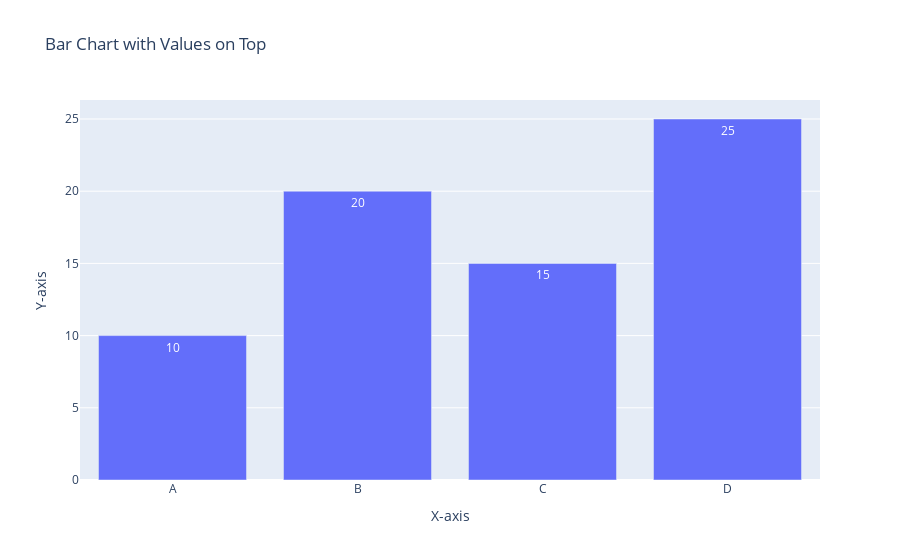

Notebook code cell kept with this figure:
### Code cell
import plotly.graph_objs as go
import plotly.offline as py

x = ['A', 'B', 'C', 'D']
y = [10, 20, 15, 25]

# Create bar chart trace
trace = go.Bar(
    x=x,
    y=y,
    text=y,  # Text to be displayed on top of each bar
    textposition='auto',  # Position of the text (can be 'inside', 'outside', 'auto')
)

# Create layout
layout = go.Layout(
    title='Bar Chart with Values on Top',
    xaxis=dict(title='X-axis'),
    yaxis=dict(title='Y-axis'),
)

# Create figure
fig = go.Figure(data=[trace], layout=layout)

# Display the figure
py.iplot(fig)

### Figure 1 — Plotly figure (JSON) as saved in the notebook; plotly's stock layout.template omitted (floating-point values rounded to 4 significant figures)
{"data": [{"text": ["10", "20", "15", "25"], "textposition": "auto", "type": "bar", "x": ["A", "B", "C", "D"], "y": [10, 20, 15, 25]}], "layout": {"title": {"text": "Bar Chart with Values on Top"}, "xaxis": {"title": {"text": "X-axis"}}, "yaxis": {"title": {"text": "Y-axis"}}}}
